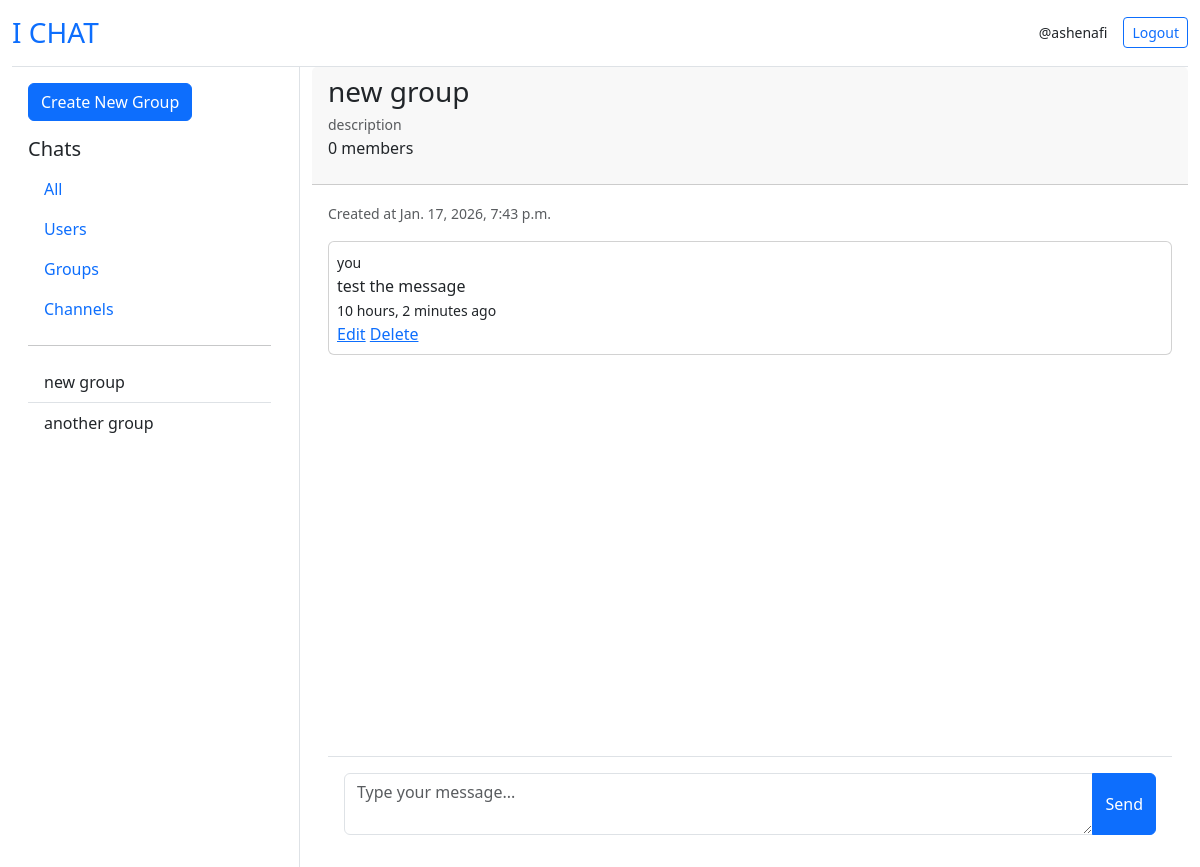
Page /group/1/ (signed in) on the earlier database version.
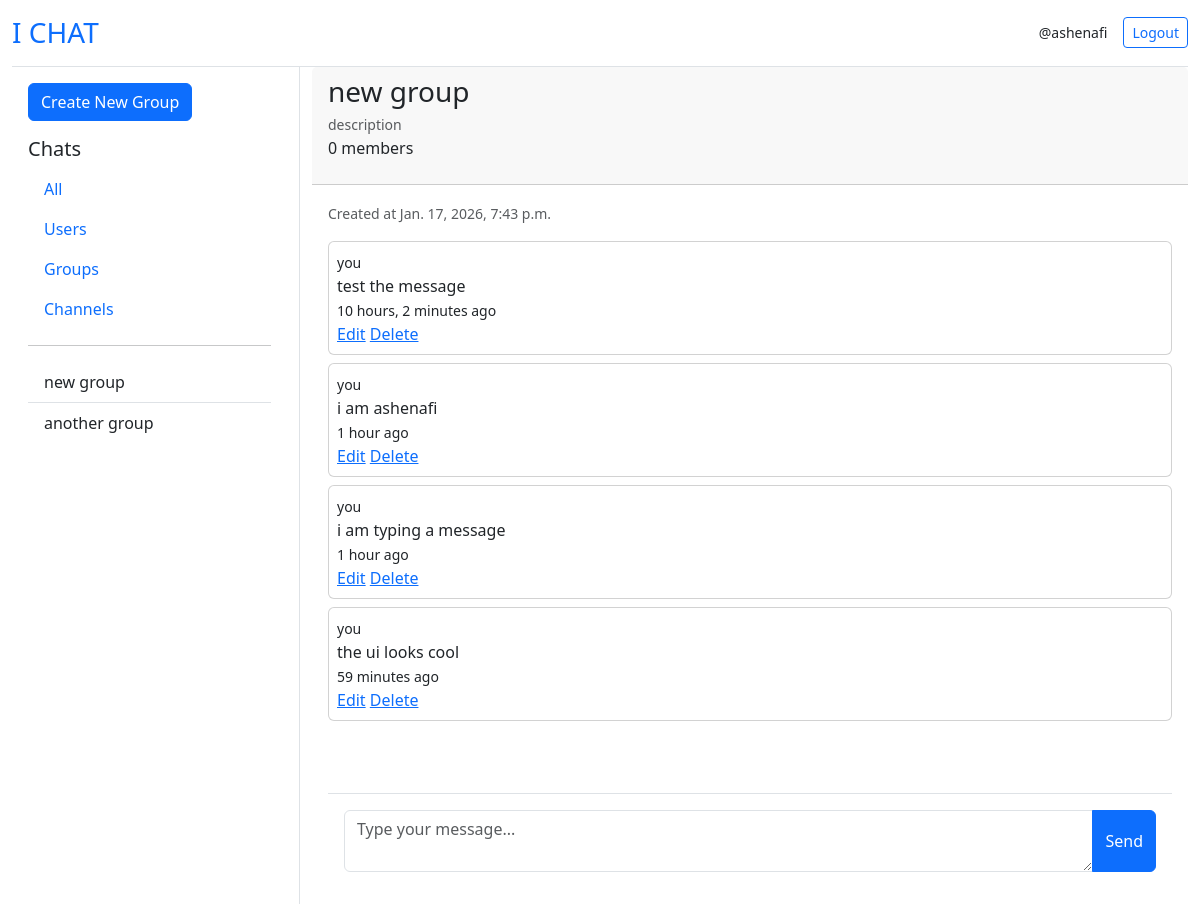
Same page on the later database version.
### core/models.py (models this page shows, shortened)
class Group(models.Model):
    owner = models.ForeignKey(User, on_delete=models.CASCADE)
    name = models.CharField(max_length=100)
    description = models.CharField(max_length=300)
    members = models.ManyToManyField(User, related_name="member")
    created_at = models.DateTimeField(auto_now_add=True)
    updated_at = models.DateTimeField(auto_now=True)

class Message(models.Model):
    owner = models.ForeignKey(User, on_delete=models.CASCADE)
    group = models.ForeignKey(Group, on_delete=models.CASCADE)
    body = models.TextField()
    created_at = models.DateTimeField(auto_now_add=True, null=True)
    updated_at = models.DateTimeField(auto_now=True, null= True)

### core/views.py (the view, shortened to what this page needs)
# urls.py: path('group/<int:pk>/', views.group, name='group'),
@login_required(login_url='log-in')
def group(request, pk):
    group = Group.objects.get(id=pk)
    groups = Group.objects.all()
    messages = Message.objects.all()
    context = {
        'group':group,
        'groups':groups,
        'messages':messages,
    }
    return render(request, 'core/group.html', context)

### core/templates/core/group.html (shortened to what this page needs)
{% extends 'core/home.html' %}
{% block chat %}
<div class="card h-100 border-0">
    <div class="card-header">
        <h3 class="card-title mb-1">{{group.name}}</h3>
        <small class="text-muted">{{group.description}}</small>
        <div>
            <p>{{group.members.count}} members</p>
        </div>
    </div>
    <div class="card-body d-flex flex-column p-3">
        <div class="mb-3">
            <small class="text-muted">Created at {{group.created_at}}</small>
        </div>
        <div class="flex-grow-1 overflow-auto pb-5" style="max-height: calc(100vh - 200px);">
            {% for message in messages %}
                {% if message.group == group %}
                    <div class="mb-2">
                        <div class="card">
                            <div class="card-body p-2">
                                <div>
                                    {% if message.owner == request.user %}
                                        <small>you</small>
                                    {% else %}
                                    <small>@{{message.owner}}</small>
                                    {% endif %}
                                </div>
                                {{message.body}}
                                <div>
                                    <small>{{message.updated_at | timesince}} ago</small>
                                </div>
                                {% if message.owner == request.user %}
                                <div>
                                    <a href="">Edit</a>
                                    <a href="">Delete</a>
                                </div>
                                {% endif %}
                            </div>
                        </div>
                    </div>
                {% endif %}
            {% endfor %}
        </div>
        <form method="post" class="mt-3 position-sticky bottom-0 bg-white p-3 border-top">
            <div class="input-group">
                <textarea class="form-control" name="message" placeholder="Type your message..." rows="2"></textarea>
                <button type="submit" class="btn btn-primary">Send</button>
            </div>
        </form>
    </div>
</div>
{% endblock %}

### core/templates/core/home.html (shortened to what this page needs)
{% extends 'core/base.html' %}
{% block content %}
<div class="container-fluid vh-100">
    <div class="row h-100">
        <div class="col-md-4 col-lg-3 border-end d-flex flex-column">
            <div class="p-3 flex-grow-1 overflow-auto">
                <a href="{% url 'create_group' %}" class="btn btn-primary mb-3">Create New Group</a>
                <h3 class="h5">Chats</h3>
                <div class="nav flex-column">
                    <a href="#" class="nav-link">All</a>
                    <a href="#" class="nav-link">Users</a>
                    <a href="#" class="nav-link">Groups</a>
                    <a href="#" class="nav-link">Channels</a>
                </div>
                <hr>
                <div class="list-group list-group-flush">
                    {% for group in groups %}
                        <a href="{% url 'group' group.id %}" class="list-group-item list-group-item-action">{{group.name}}</a>
                    {% endfor %}
                </div>
            </div>
        </div>
        <div class="col-md-8 col-lg-9 d-flex flex-column">
            <div class="flex-grow-1 d-flex flex-column">
                {% block chat %}
                {% endblock %}
            </div>
        </div>
    </div>
</div>
{% endblock %}

### core/templates/core/base.html (shortened to what this page needs)
<!DOCTYPE html>
<html lang="en">
<head>
    <link href="https://cdn.jsdelivr.net/npm/bootstrap@5.3.0/dist/css/bootstrap.min.css" rel="stylesheet">
</head>
<body class="d-flex flex-column min-vh-100">
    <div class="container-fluid flex-grow-1 d-flex flex-column">
        <header class="d-flex justify-content-between align-items-center py-3 border-bottom">
            <h1 class="h3 mb-0"><a href="{% url 'home' %}" class="text-decoration-none">I CHAT</a></h1>
            {% if request.user.is_authenticated %}
                <div class="d-flex align-items-center">
                    <small class="me-3">@{{request.user.username}}</small>
                    <a href="{% url 'logout' %}" class="btn btn-outline-primary btn-sm">Logout</a>
                </div>
            {% endif %}
        </header>
    </div>
    {% block content %}
    {% endblock %}
</body>
</html>

Differences in the rows shown:
added Message: shows "you", body "i am ashenafi", updated_at "1 hour", shows "Edit"
added Message: shows "you", body "i am typing a message", updated_at "1 hour", shows "Edit"
added Message: shows "you", body "the ui looks cool", updated_at "59 minutes", shows "Edit"
